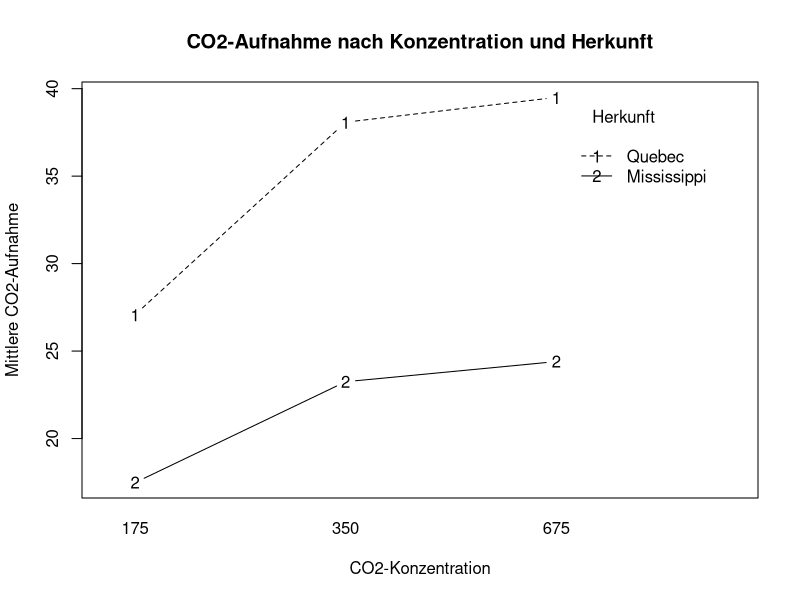

Source code (R):

# ============================================================
# PORTFOLIO – METHODENLEHRE IIb
# Paket 4: Mixed-ANOVA
#
# Autor: Okan Acikel
# ============================================================


# ============================================================
# 1. PAKET INSTALLIEREN UND LADEN
# ============================================================

# afex installieren, falls noch nicht vorhanden
if (!requireNamespace("afex", quietly = TRUE)) {
  install.packages("afex", dependencies = TRUE)
}

library(afex)


# ============================================================
# 2. DATENSATZ LADEN
# ============================================================

data("CO2")

# Überblick über den Datensatz
str(CO2)
head(CO2)
summary(CO2)


# ============================================================
# 3. DATEN VORBEREITEN
# ============================================================

# Laut Aufgabenstellung werden nur die Konzentrationen
# 175, 350 und 675 verwendet.

CO2_sub <- subset(
  CO2,
  conc %in% c(175, 350, 675)
)

# Konzentration in Faktor umwandeln
CO2_sub$conc <- as.factor(CO2_sub$conc)


# ============================================================
# 4. DATEN KONTROLLIEREN
# ============================================================

str(CO2_sub)

# Konzentrationsstufen
levels(CO2_sub$conc)

# Herkunft der Pflanzen
levels(CO2_sub$Type)

# Pflanzen-IDs
unique(CO2_sub$Plant)

# Anzahl der Beobachtungen
dim(CO2_sub)

# Fehlende Werte prüfen
sum(is.na(CO2_sub))

# Beobachtungen pro Pflanze und Konzentration
table(
  CO2_sub$Plant,
  CO2_sub$conc
)


# ============================================================
# 5. DESKRIPTIVE MITTELWERTE
# ============================================================

# Mittelwerte nach Herkunft und Konzentration
aggregate(
  uptake ~ Type + conc,
  data = CO2_sub,
  FUN = mean
)


# ============================================================
# 6. MIXED-ANOVA DURCHFÜHREN
# ============================================================

# Abhängige Variable: uptake
# ID: Plant
# Between-Subject: Type
# Within-Subject: conc

modell <- aov_ez(
  id = "Plant",
  dv = "uptake",
  data = CO2_sub,
  between = "Type",
  within = "conc",
  anova_table = list(
    correction = "GG",
    es = "pes"
  )
)


# ============================================================
# 7. ERGEBNIS AUSGEBEN
# ============================================================

modell


# Ausführliche ANOVA-Tabelle
nice(
  modell,
  correction = "GG",
  es = "pes"
)


# ============================================================
# 8. ANOVA-TABELLE DIREKT ANZEIGEN
# ============================================================

modell$anova_table


# ============================================================
# 9. SPHÄRIZITÄT / MAUCHLY-TEST
# ============================================================

summary(modell$Anova)


# ============================================================
# 10. INTERAKTIONSPLOT
# ============================================================

interaction.plot(
  x.factor = CO2_sub$conc,
  trace.factor = CO2_sub$Type,
  response = CO2_sub$uptake,
  fun = mean,
  type = "b",
  xlab = "CO2-Konzentration",
  ylab = "Mittlere CO2-Aufnahme",
  trace.label = "Herkunft",
  main = "CO2-Aufnahme nach Konzentration und Herkunft"
)


# ============================================================
# 11. MITTELWERTE FÜR INTERPRETATION
# ============================================================

mittelwerte <- aggregate(
  uptake ~ Type + conc,
  data = CO2_sub,
  FUN = mean
)

mittelwerte


# ============================================================
# ENDE
# ============================================================
